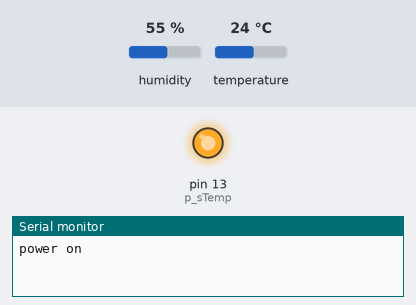
A sketch run on a simulated Arduino Uno, built with avr-gcc and run on an emulated ATmega328P. On the bench: output pins drawn as LEDs (lit = HIGH), the last lines printed to the serial monitor. The inputs (shaded band) are chosen by the test bench; at power-on: humidity 55 %, temperature 24 °C. At 13.2 s the program stops and its outputs stay as they are.

Above: at 0.1 s.
At 12.2 s:
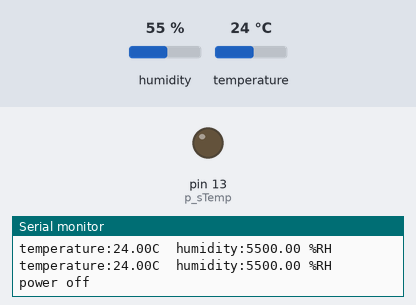
Timing chart, 0 to 13.7 s (numbered marks = the images above):
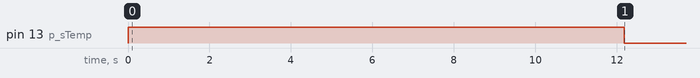

The sketch:

temperature-humidity-sensor-test.ino
```cpp
#include <DFRobot_DHT20.h>

DFRobot_DHT20 dht20;
const int p_sTemp = 13;
int x = 0;

void setup() {
  // put your setup code here, to run once:
  Serial.begin(115200);
  pinMode(p_sTemp, OUTPUT);

}

void loop() {
  // put your main code here, to run repeatedly:
  digitalWrite(p_sTemp, HIGH);
  Serial.println("power on");
  delay(1000);

  if(!dht20.begin()){
    Serial.println("Initialize sensor success");
    delay(1000);
  }

  while(x<10) {
    Serial.print("temperature:"); Serial.print(dht20.getTemperature());Serial.print("C");
    Serial.print("  humidity:"); Serial.print(dht20.getHumidity()*100);Serial.println(" %RH");
    x = x + 1;
    delay(1000);
  }

  digitalWrite(p_sTemp, LOW);
  Serial.println("power off");
  delay(1000);

  exit(0);
}
```

Measured:
- by itself, pin 13 (p_sTemp): LOW → HIGH at 0.00 s, → LOW 12.2 s later
